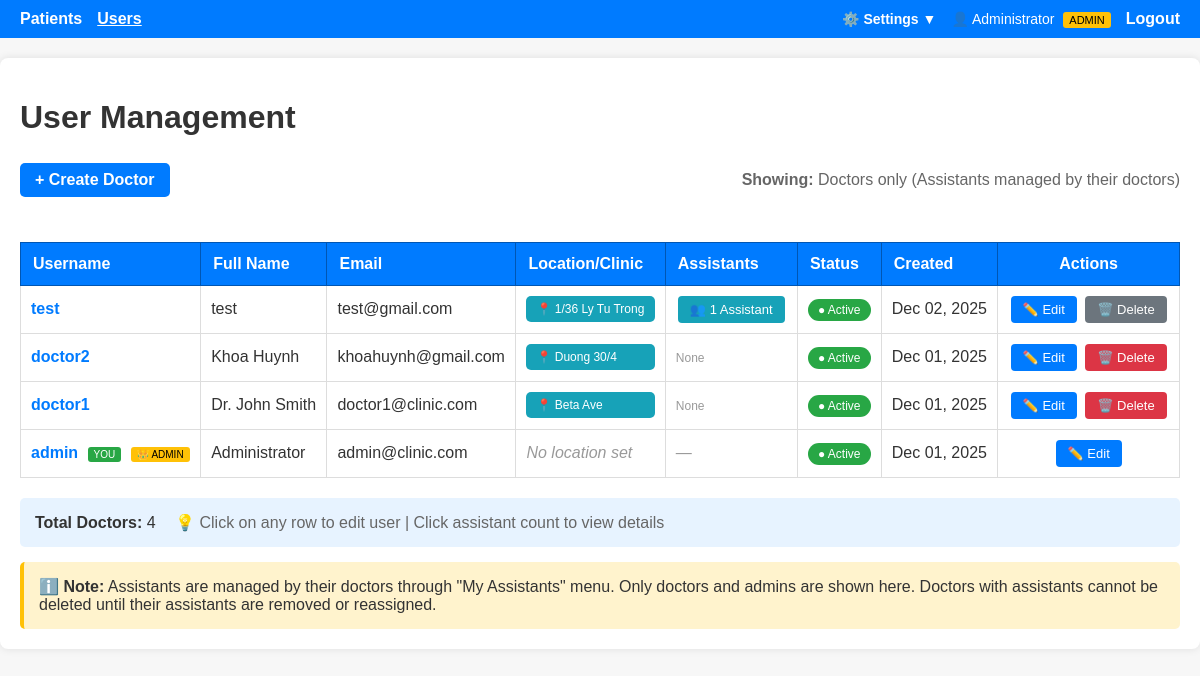
Screenshot of /users (signed in) with the database file from the repository.
### doctor_app/models.py (models this page shows, shortened)
class User(UserMixin, db.Model):
    id = db.Column(db.Integer, primary_key=True)
    username = db.Column(db.String(80), unique=True, nullable=False)
    password_hash = db.Column(db.String(255), nullable=False)
    role = db.Column(
        db.String(20), default="doctor"
    )  # 'admin', 'doctor', or 'assistant'
    full_name = db.Column(db.String(120), nullable=True)
    email = db.Column(db.String(120), nullable=True)
    location = db.Column(db.String(120), nullable=True)
    created_at = db.Column(db.DateTime, default=datetime.utcnow)
    is_active = db.Column(db.Boolean, default=True)
    doctor_id = db.Column(db.Integer, db.ForeignKey("user.id"), nullable=True)
    visits = db.relationship(
        "Visit", backref="creator", lazy=True, foreign_keys="Visit.created_by"
    )
    patients = db.relationship(
        "Patient", backref="primary_doctor", lazy=True, foreign_keys="Patient.doctor_id"
    )
    assistants = db.relationship(
        "User",
        backref=db.backref("doctor", remote_side=[id]),
        foreign_keys=[doctor_id],
        lazy="dynamic",
    )
    def is_admin(self):
        return self.role == "admin"
    def is_doctor(self):
        return self.role == "doctor"
    def can_import_export(self):
        return self.role in ["admin", "doctor"]

### doctor_app/auth/routes.py (the view)
@bp.route("/users")
@login_required
@admin_required
def list_users():
    users = User.query.order_by(User.created_at.desc()).all()
    return render_template("auth/users.html", users=users)

### doctor_app/auth/routes.py (called while the page is built)
def admin_required(f):
    @wraps(f)
    def decorated_function(*args, **kwargs):
        if not current_user.is_authenticated or not current_user.is_admin():
            flash("You need admin privileges to access this page", "danger")
            return redirect(url_for("patients.list_patients"))
        return f(*args, **kwargs)
    return decorated_function

@login_manager.user_loader
def load_user(user_id):
    return User.query.get(int(user_id))

### doctor_app/templates/auth/users.html (shortened to what this page needs)
{% extends 'base.html' %}
{% block content %}
<h1>User Management</h1>
<div style="margin-bottom: 20px; display: flex; justify-content: space-between; align-items: center;">
    <a href="{{ url_for('auth.register') }}" class="btn">+ Create Doctor</a>
    <div style="color: #666;">
        <strong>Showing:</strong> Doctors only (Assistants managed by their doctors)
    </div>
</div>
<div style="overflow-x: auto;">
    <table style="width: 100%; border-collapse: collapse; margin-top: 20px;">
        <thead>
            <tr style="background: #007bff; color: white;">
                <th style="padding: 12px; text-align: left; border: 1px solid #0056b3;">Username</th>
                <th style="padding: 12px; text-align: left; border: 1px solid #0056b3;">Full Name</th>
                <th style="padding: 12px; text-align: left; border: 1px solid #0056b3;">Email</th>
                <th style="padding: 12px; text-align: left; border: 1px solid #0056b3;">Location/Clinic</th>
                <th style="padding: 12px; text-align: left; border: 1px solid #0056b3;">Assistants</th>
                <th style="padding: 12px; text-align: left; border: 1px solid #0056b3;">Status</th>
                <th style="padding: 12px; text-align: left; border: 1px solid #0056b3;">Created</th>
                <th style="padding: 12px; text-align: center; border: 1px solid #0056b3;">Actions</th>
            </tr>
        </thead>
        <tbody>
            {% for user in users %}
            {% if user.role != 'assistant' %}
            <tr class="user-row" data-user-id="{{ user.id }}" style="{% if not user.is_active %}opacity: 0.6;{% endif %} cursor: pointer;">
                <td style="padding: 10px; border: 1px solid #ddd;">
                    <strong style="color: #007bff;">{{ user.username }}</strong>
                    {% if user.id == current_user.id %}
                    <span style="background: #28a745; color: white; padding: 2px 6px; border-radius: 3px; font-size: 10px; margin-left: 5px;">YOU</span>
                    {% endif %}
                    {% if user.role == 'admin' %}
                    <span style="background: #ffc107; color: #000; padding: 2px 6px; border-radius: 3px; font-size: 10px; margin-left: 5px;">👑 ADMIN</span>
                    {% endif %}
                </td>
                <td style="padding: 10px; border: 1px solid #ddd;">{{ user.full_name or '—' }}</td>
                <td style="padding: 10px; border: 1px solid #ddd;">{{ user.email or '—' }}</td>
                <td style="padding: 10px; border: 1px solid #ddd;">
                    {% if user.location %}
                        <div style="background: #17a2b8; color: white; padding: 6px 10px; border-radius: 5px; font-size: 12px; max-width: 250px; overflow: hidden; text-overflow: ellipsis; white-space: nowrap;">
                            📍 {{ user.location }}
                        </div>
                    {% else %}
                        <span style="color: #999; font-style: italic;">No location set</span>
                    {% endif %}
                </td>
                <td style="padding: 10px; border: 1px solid #ddd;" onclick="event.stopPropagation();">
                    {% if user.role == 'doctor' %}
                        {% set assistant_list = user.assistants.all() %}
                        {% set assistant_count = assistant_list|length %}
                        {% if assistant_count > 0 %}
                            <button class="btn-small" onclick="toggleAssistants({{ user.id }})" style="background: #17a2b8;">
                                👥 {{ assistant_count }} Assistant{{ 's' if assistant_count != 1 else '' }}
                            </button>
                        {% else %}
                            <span style="color: #999; font-size: 12px;">None</span>
                        {% endif %}
                    {% else %}
                        <span style="color: #999;">—</span>
                    {% endif %}
                </td>
                <td style="padding: 10px; border: 1px solid #ddd;">
                    {% if user.is_active %}
                        <span style="background: #28a745; color: white; padding: 4px 10px; border-radius: 12px; font-size: 12px;">
                            ● Active
                        </span>
                    {% else %}
                        <span style="background: #dc3545; color: white; padding: 4px 10px; border-radius: 12px; font-size: 12px;">
                            ● Inactive
                        </span>
                    {% endif %}
                </td>
                <td style="padding: 10px; border: 1px solid #ddd;">{{ user.created_at.strftime('%b %d, %Y') }}</td>
                <td style="padding: 10px; border: 1px solid #ddd; text-align: center;" onclick="event.stopPropagation();">
                    <a href="{{ url_for('auth.edit_user', user_id=user.id) }}" class="btn-small">✏️ Edit</a>
                    {% if user.id != current_user.id %}
                    {% set assistant_list = user.assistants.all() if user.role == 'doctor' else [] %}
                    <form method="post" action="{{ url_for('auth.delete_user', user_id=user.id) }}" style="display: inline;" onsubmit="return confirm('Are you sure you want to delete {{ user.username }}?{% if user.role == 'doctor' and assistant_list|length > 0 %}\n\nThis doctor has {{ assistant_list|length }} assistant(s). You must delete or reassign them first.{% endif %}');">
                        <button type="submit" class="btn-small btn-danger" {% if user.role == 'doctor' and assistant_list|length > 0 %}disabled style="background: #6c757d; cursor: not-allowed;" title="Cannot delete: has assistants"{% endif %}>
                            🗑️ Delete
                        </button>
                    </form>
                    {% endif %}
                </td>
            </tr>
            {% endif %}
            {% else %}
            <tr>
                <td colspan="8" style="padding: 20px; text-align: center; border: 1px solid #ddd;">No doctors found</td>
            </tr>
            {% endfor %}
        </tbody>
    </table>
</div>
<div style="margin-top: 20px; padding: 15px; background: #e7f3ff; border-radius: 5px;">
    <strong>Total Doctors:</strong> {{ users|selectattr('role', 'ne', 'assistant')|list|length }}
    <span style="margin-left: 15px; color: #666;">💡 Click on any row to edit user | Click assistant count to view details</span>
</div>
<div style="margin-top: 15px; padding: 15px; background: #fff3cd; border-radius: 5px; border-left: 4px solid #ffc107;">
    <strong>ℹ️ Note:</strong> Assistants are managed by their doctors through "My Assistants" menu. Only doctors and admins are shown here. Doctors with assistants cannot be deleted until their assistants are removed or reassigned.
</div>
{% endblock %}

### doctor_app/templates/base.html (shortened to what this page needs)
<!doctype html>
<html lang="en">
<head>
  <link rel="stylesheet" href="{{ url_for('static', filename='style.css') }}">
</head>
<body>
  <nav>
    <a href="{{ url_for('patients.list_patients') }}" class="{% if request.endpoint == 'patients.list_patients' %}active{% endif %}">Patients</a>
    {% if current_user.is_admin() %}
    <a href="{{ url_for('auth.list_users') }}" class="{% if request.endpoint in ['auth.list_users', 'auth.register', 'auth.edit_user'] %}active{% endif %}">Users</a>
    {% endif %}
    <div style="margin-left: auto; display: flex; align-items: center; gap: 15px;">
      <div class="dropdown" id="settingsDropdown">
        <button class="dropdown-button" onclick="toggleDropdown()">⚙️ Settings ▼</button>
      </div>
      <span style="color: #fff; font-size: 14px;">
        👤 {{ current_user.full_name or current_user.username }}
        {% if current_user.is_admin() %}
          <span style="background: #ffc107; color: #000; padding: 2px 6px; border-radius: 3px; font-size: 11px; margin-left: 5px;">ADMIN</span>
        {% elif current_user.is_doctor() %}
          <span style="background: #28a745; color: #fff; padding: 2px 6px; border-radius: 3px; font-size: 11px; margin-left: 5px;">DOCTOR</span>
        {% elif current_user.is_assistant() %}
          <span style="background: #17a2b8; color: #fff; padding: 2px 6px; border-radius: 3px; font-size: 11px; margin-left: 5px;">ASSISTANT</span>
        {% endif %}
      </span>
      <a href="{{ url_for('auth.logout') }}">Logout</a>
    </div>
  </nav>
  <main>
    {% block content %}{% endblock %}
  </main>
</body>
</html>

### doctor_app/static/style.css (style rules this page uses)
body { font-family: Arial; background: #f7f7f7; color: #333; margin: 0; padding: 0; }
main { max-width: 1200px; margin: 20px auto; padding: 20px; background: #fff; border-radius: 8px; box-shadow: 0 0 8px rgba(0,0,0,0.1); }
nav { background: #007bff; padding: 10px 20px; display: flex; gap: 15px; }
nav a { color: #fff; text-decoration: none; font-weight: bold; }
nav a:hover, nav a.active { text-decoration: underline; }
.btn { padding: 8px 15px; border-radius: 5px; background: #007bff; color: #fff; text-decoration: none; font-weight: bold; display: inline-block; margin: 5px 0; cursor: pointer; border: none; }
table { width: 100%; border-collapse: collapse; margin-top: 20px; }
table thead tr { background: #007bff; color: white; }
table th { padding: 12px; text-align: left; border: 1px solid #0056b3; font-weight: bold; }
table td { padding: 10px; border: 1px solid #ddd; }
table tbody tr { border-bottom: 1px solid #ddd; transition: background-color 0.2s ease; }
table a { color: #007bff; text-decoration: none; }

### doctor_app/templates/base.html (style rules this page uses)
.dropdown { position: relative; display: inline-block; }
.dropdown-button { background: none; border: none; color: #fff; text-decoration: none; font-weight: bold; cursor: pointer; padding: 0; font-size: 14px; font-family: Arial; }

### doctor_app/templates/auth/users.html (style rules this page uses)
.btn-small { padding: 6px 12px; font-size: 13px; text-decoration: none; background: #007bff; color: white; border: none; border-radius: 4px; cursor: pointer; display: inline-block; margin: 0 2px; }
.btn-danger { background: #dc3545; }

### rows the page displays
User: full_name "Administrator", username "admin", shows "YOU", role "👑 ADMIN", email "admin@clinic.com", shows "No location set", is_active "● Active", created_at "Dec 01, 2025"
User: username "test", full_name "test", email "test@gmail.com", location "1/36 Ly Tu Trong", is_active "1", shows "● Active", created_at "Dec 02, 2025"
User: username "doctor2", full_name "Khoa Huynh", email "khoahuynh@gmail.com", location "Duong 30/4", role "None", is_active "● Active", created_at "Dec 01, 2025"
User: username "doctor1", full_name "Dr. John Smith", email "doctor1@clinic.com", location "Beta Ave", role "None", is_active "● Active", created_at "Dec 01, 2025"

### other values shown
{{ users|selectattr('role', 'ne', 'assistant')|list|length }} "4"
